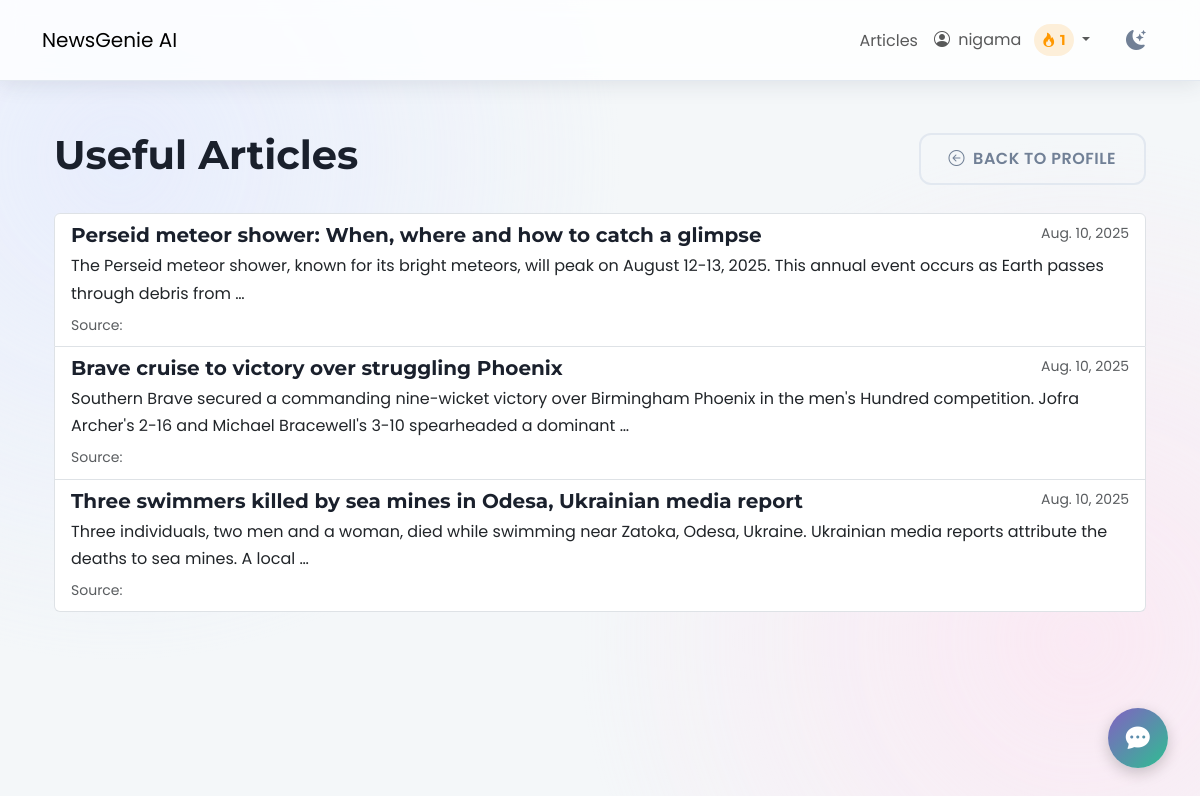
Page /users/profile/useful-articles/ (signed in) on the committed database.
### users/models.py (models this page shows, shortened)
class Profile(models.Model):
    user = models.OneToOneField(User, on_delete=models.CASCADE)
    bio = models.TextField(max_length=500, blank=True, null=True)
    streak_count = models.IntegerField(default=0)
    last_login_date = models.DateField(null=True, blank=True)

### news/models.py (models this page shows, shortened)
class Article(models.Model):
    title = models.CharField(max_length=255)
    author = models.CharField(max_length=100, default="Unknown")
    content = models.TextField()
    url = models.URLField(unique=True)
    source = models.CharField(max_length=100)
    published_at = models.DateTimeField()
    summary = models.TextField(blank=True, null=True)
    category = models.ManyToManyField(Category, related_name='articles')
    approved = models.BooleanField(default=False)
    audio_file = models.FileField(upload_to='news_audio/', blank=True, null=True)
    reading_time = models.PositiveIntegerField(default=0, help_text="Estimated reading time in minutes")
    is_spotlighted = models.BooleanField(default=False, help_text="Check this to feature this article on the articles page.")
    def approved_status(self):
        return self.approved
    approved_status.boolean = True
    approved_status.short_description = "Approved"

### users/views.py (the view)
# urls.py: path('profile/useful-articles/', useful_articles_list, name='useful-articles-list'),
@login_required
def useful_articles_list(request):
    useful_feedback = ArticleFeedback.objects.filter(user=request.user, is_useful=True)
    articles = [feedback.article for feedback in useful_feedback]
    context = {
        'articles': articles,
        'feedback_type': 'Useful'
    }
    return render(request, 'users/feedback_articles_list.html', context)

### users/templates/users/feedback_articles_list.html (shortened to what this page needs)
{% extends "news/base.html" %}
{% load humanize %}
{% block content %}
<div class="container app-main-container mt-5">
    <div class="d-flex justify-content-between align-items-center mb-4">
        <h1 class="page-heading">{{ feedback_type }} Articles</h1>
        <a href="{% url 'users:profile' username=request.user.username %}" class="btn app-btn outline-btn">
            <i class="bi bi-arrow-left-circle me-2"></i>Back to Profile
        </a>
    </div>
    {% if articles %}
        <div class="list-group">
            {% for article in articles %}
                <a href="{% url 'news:detail' pk=article.pk %}" class="list-group-item list-group-item-action app-list-item">
                    <div class="d-flex w-100 justify-content-between">
                        <h5 class="mb-1 item-title">{{ article.title }}</h5>
                        <small class="text-muted">{{ article.published_at|naturalday }}</small>
                    </div>
                    <p class="mb-1 item-summary">{{ article.summary|truncatewords:25 }}</p>
                    <small class="text-muted item-source">Source: {{ article.source.name }}</small>
                </a>
            {% endfor %}
        </div>
    {% else %}
        <div class="app-card text-center p-5">
            <i class="bi bi-journal-x display-4 text-muted"></i>
            <p class="mt-3">You haven't marked any articles as '{{ feedback_type }}' yet.</p>
        </div>
    {% endif %}
</div>
{% endblock content %}

### templates/news/base.html (shortened to what this page needs)
{% load static %}
<!DOCTYPE html>
<html lang="en">
<head>
    <link href="https://cdn.jsdelivr.net/npm/bootstrap@5.3.0/dist/css/bootstrap.min.css" rel="stylesheet">
    <link rel="stylesheet" href="https://cdn.jsdelivr.net/npm/bootstrap-icons@1.10.5/font/bootstrap-icons.css">
    <link rel="stylesheet" href="{% static 'css/newsgenie.css' %}">
</head>
<body class="{{ request.COOKIES.theme|default:'light' }}-mode">
    <header class="app-navbar navbar navbar-expand-lg sticky-top">
        <div class="container">
            <a class="navbar-brand navbar-brand-custom" href="{% url 'news:homepage' %}">NewsGenie AI</a>
            <div class="collapse navbar-collapse" id="navbarNav">
                <ul class="navbar-nav ms-auto align-items-center">
                    {% if user.is_authenticated %}
                        <li class="nav-item">
                            <a class="nav-link nav-link-custom" href="{% url 'news:article_list' %}">Articles</a>
                        </li>
                        <li class="nav-item dropdown">
                            <a class="nav-link nav-link-custom dropdown-toggle" href="#" id="navbarDropdown" role="button" data-bs-toggle="dropdown" aria-expanded="false">
                                <i class="bi bi-person-circle me-1"></i>
                                {{ user.username }}
                                <span class="streak-indicator ms-2">
                                    <i class="bi bi-fire"></i> {{ user.profile.streak_count }}
                                </span>
                            </a>
                        </li>
                    {% endif %}
                    <li class="nav-item ms-3">
                        <button id="theme-toggle" class="btn theme-toggle-btn">
                            <i class="bi bi-moon-stars-fill"></i>
                        </button>
                    </li>
                </ul>
            </div>
        </div>
    </header>
    <main class="container my-5 app-content-wrapper">
        {% block content %}{% endblock %}
    </main>
    <div id="chatbot-container">
        <button id="chatbot-toggle-btn" class="app-btn secondary-btn">
            <i class="bi bi-chat-dots-fill"></i>
        </button>
    </div>
</body>
</html>

### news/static/css/newsgenie.css (style rules this page uses)
:root { --font-heading: 'Montserrat', sans-serif; --font-body: 'Poppins', sans-serif; --light-bg-primary: #f4f7f9; --light-bg-secondary: #ffffff; --light-bg-tertiary: #eef2f5; --light-text-primary: #2d3748; --light-text-secondary: #718096; --light-heading-color: #1a202c; --light-border-color: #e2e8f0; --light-shadow-color: rgba(45, 55, 72, 0.1); --dark-bg-primary: #12121a; --dark-bg-secondary: #1a1a26; --dark-bg-tertiary: #242430; --dark-text-primary: #a9b3c1; --dark-text-secondary: #8a93a2; --dark-heading-color: #e8ecf3; --dark-border-color: #333344; --dark-shadow-color: rgba(0, 0, 0, 0.25); --accent-purple-start: #8360c3; --accent-purple-end: #2ebf91; --accent-blue-start: #4a90e2; --accent-blue-end: #6dd5ed; --accent-pink-start: #d4418e; --accent-pink-end: #0652c5; --accent-red: #e53e3e; --accent-green: #38a169; --accent-yellow: #d69e2e; --gradient-primary: linear-gradient(135deg, var(--accent-purple-start) 0%, var(--accent-purple-end) 100%); --gradient-secondary: linear-gradient(135deg, var(--accent-blue-start) 0%, var(--accent-blue-end) 100%); --gradient-danger: linear-gradient(135deg, var(--accent-pink-start) 0%, var(--accent-pink-end) 100%); --gradient-text: linear-gradient(135deg, #6a11cb 0%, #2575fc 100%); --border-radius-sm: 8px; --border-radius-md: 12px; --border-radius-lg: 20px; --spacing-xs: 4px; --spacing-sm: 8px; --spacing-md: 16px; --spacing-lg: 24px; --spacing-xl: 32px; --spacing-xxl: 48px; --transition-fast: 0.15s ease-in-out; --transition-normal: 0.3s cubic-bezier(0.25, 0.8, 0.25, 1); --transition-slow: 0.5s ease-in-out; }
*, *::before, *::after { box-sizing: border-box; margin: 0; padding: 0; }
html { scroll-behavior: smooth; }
body { font-family: var(--font-body); font-size: 16px; line-height: 1.7; background-color: var(--light-bg-primary); color: var(--light-text-primary); transition: background-color var(--transition-normal), color var(--transition-normal); position: relative; min-height: 100vh; overflow-x: hidden; }
body::before { content: ''; position: fixed; top: 0; left: 0; width: 100%; height: 100%; z-index: -1; pointer-events: none; background: radial-gradient(circle at 10% 20%, #e0e7ff, transparent 40%), radial-gradient(circle at 90% 80%, #ffe0f0, transparent 40%); opacity: 0.6; transition: opacity var(--transition-slow); }
h1, h2, h3, h4, h5, h6 { font-family: var(--font-heading); font-weight: 700; color: var(--light-heading-color); line-height: 1.3; transition: color var(--transition-normal); }
a { color: var(--accent-purple-start); text-decoration: none; transition: color var(--transition-fast); }
.app-btn { padding: 12px 28px; font-size: 1rem; font-weight: 600; border-radius: var(--border-radius-md); border: none; cursor: pointer; transition: all var(--transition-normal); text-align: center; display: inline-flex; align-items: center; justify-content: center; text-transform: uppercase; letter-spacing: 0.5px; }
.app-btn.secondary-btn { background: var(--gradient-primary); color: white; }
.app-btn.outline-btn { background: transparent; border: 2px solid var(--light-border-color); color: var(--light-text-secondary); }
.app-navbar { background-color: rgba(255, 255, 255, 0.8) !important; backdrop-filter: saturate(180%) blur(10px); box-shadow: 0 4px 20px var(--light-shadow-color); border-bottom: 1px solid var(--light-border-color); transition: all var(--transition-normal); padding: 1rem 0; }
.streak-indicator { display: inline-flex; align-items: center; background-color: rgba(255, 152, 0, 0.15); color: #ff9800; padding: 4px 8px; border-radius: 50px; font-size: 0.9rem; font-weight: 700; font-family: var(--font-heading); }
.streak-indicator i { color: #ff9800; margin-right: 4px; }
#chatbot-container { position: fixed; bottom: 2rem; right: 2rem; z-index: 1050; }
#chatbot-toggle-btn { width: 60px; height: 60px; border-radius: 50%; font-size: 1.5rem; padding: 0; box-shadow: 0 5px 15px rgba(0,0,0,0.2); }
.theme-toggle-btn { background-color: transparent !important; border: none !important; color: var(--light-text-secondary); font-size: 1.25rem; padding: 0.25rem 0.75rem; }

### rows in the picture
Article: title "Perseid meteor shower: When, where and how to catch a glimpse", published_at "Aug. 10, 2025", summary "The Perseid meteor shower, known for its bright meteors, will peak on August 12-13, 2025. This annual event occurs as Earth passes through debris from …"
Article: title "Brave cruise to victory over struggling Phoenix", published_at "Aug. 10, 2025", summary "Southern Brave secured a commanding nine-wicket victory over Birmingham Phoenix in the men's Hundred competition. Jofra Archer's 2-16 and Michael Bracewell's 3-10 spearheaded a dominant …"
Article: title "Three swimmers killed by sea mines in Odesa, Ukrainian media report", published_at "Aug. 10, 2025", summary "Three individuals, two men and a woman, died while swimming near Zatoka, Odesa, Ukraine. Ukrainian media reports attribute the deaths to sea mines. A local …"

### other values in the picture
{{ user.username }} "nigama"
{{ user.profile.streak_count }} "1"
{{ feedback_type }} "Useful"
